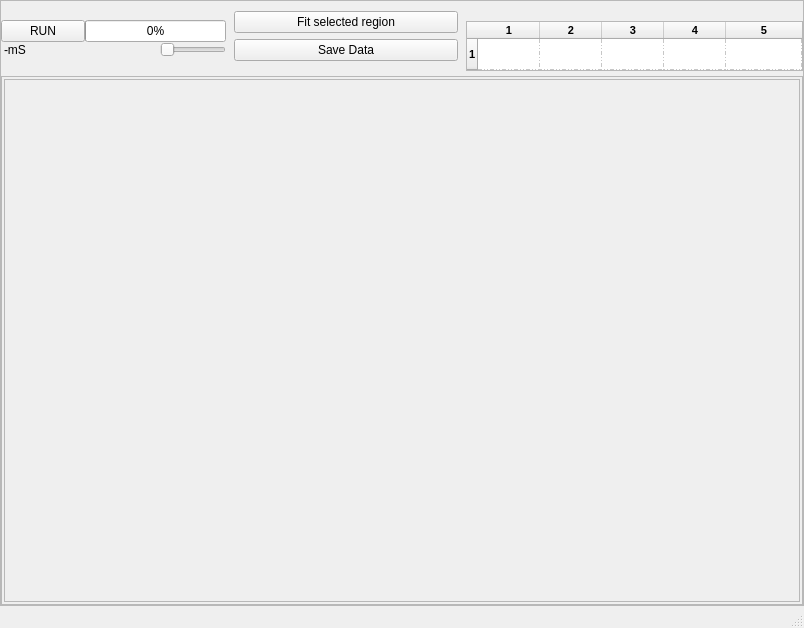
<?xml version="1.0" encoding="UTF-8"?>
<ui version="4.0">
 <class>MainWindow</class>
 <widget class="QMainWindow" name="MainWindow">
  <property name="geometry">
   <rect>
    <x>0</x>
    <y>0</y>
    <width>804</width>
    <height>628</height>
   </rect>
  </property>
  <property name="windowTitle">
   <string>MainWindow</string>
  </property>
  <widget class="QWidget" name="centralwidget">
   <layout class="QGridLayout" name="gridLayout_3">
    <property name="margin">
     <number>0</number>
    </property>
    <item row="0" column="0">
     <widget class="QFrame" name="widgetFrameOuter">
      <property name="sizePolicy">
       <sizepolicy hsizetype="Preferred" vsizetype="Preferred">
        <horstretch>0</horstretch>
        <verstretch>0</verstretch>
       </sizepolicy>
      </property>
      <property name="styleSheet">
       <string notr="true"/>
      </property>
      <property name="frameShape">
       <enum>QFrame::StyledPanel</enum>
      </property>
      <property name="frameShadow">
       <enum>QFrame::Raised</enum>
      </property>
      <property name="class" stdset="0">
       <string>PeripheralCollection</string>
      </property>
      <layout class="QVBoxLayout" name="verticalLayout_3">
       <property name="spacing">
        <number>5</number>
       </property>
       <property name="leftMargin">
        <number>0</number>
       </property>
       <property name="topMargin">
        <number>5</number>
       </property>
       <property name="rightMargin">
        <number>0</number>
       </property>
       <property name="bottomMargin">
        <number>0</number>
       </property>
       <item>
        <widget class="QFrame" name="frame">
         <property name="sizePolicy">
          <sizepolicy hsizetype="Preferred" vsizetype="Maximum">
           <horstretch>0</horstretch>
           <verstretch>0</verstretch>
          </sizepolicy>
         </property>
         <property name="minimumSize">
          <size>
           <width>0</width>
           <height>60</height>
          </size>
         </property>
         <property name="frameShape">
          <enum>QFrame::NoFrame</enum>
         </property>
         <property name="frameShadow">
          <enum>QFrame::Raised</enum>
         </property>
         <property name="class" stdset="0">
          <string>PeripheralCollectionInner</string>
         </property>
         <layout class="QHBoxLayout" name="horizontalLayout" stretch="10,10,15">
          <property name="spacing">
           <number>8</number>
          </property>
          <property name="margin">
           <number>0</number>
          </property>
          <item>
           <widget class="QFrame" name="frame_3">
            <property name="sizePolicy">
             <sizepolicy hsizetype="Preferred" vsizetype="Maximum">
              <horstretch>0</horstretch>
              <verstretch>0</verstretch>
             </sizepolicy>
            </property>
            <property name="frameShape">
             <enum>QFrame::NoFrame</enum>
            </property>
            <property name="frameShadow">
             <enum>QFrame::Raised</enum>
            </property>
            <layout class="QGridLayout" name="gridLayout">
             <property name="margin">
              <number>0</number>
             </property>
             <property name="spacing">
              <number>0</number>
             </property>
             <item row="2" column="0" colspan="2">
              <widget class="QFrame" name="frame_6">
               <property name="frameShape">
                <enum>QFrame::NoFrame</enum>
               </property>
               <property name="frameShadow">
                <enum>QFrame::Raised</enum>
               </property>
               <layout class="QHBoxLayout" name="horizontalLayout_2">
                <property name="leftMargin">
                 <number>3</number>
                </property>
                <property name="topMargin">
                 <number>0</number>
                </property>
                <property name="rightMargin">
                 <number>0</number>
                </property>
                <property name="bottomMargin">
                 <number>0</number>
                </property>
                <item>
                 <widget class="QLabel" name="tgLabel">
                  <property name="minimumSize">
                   <size>
                    <width>150</width>
                    <height>0</height>
                   </size>
                  </property>
                  <property name="text">
                   <string>-mS</string>
                  </property>
                 </widget>
                </item>
                <item>
                 <widget class="QSlider" name="horizontalSlider">
                  <property name="maximum">
                   <number>9</number>
                  </property>
                  <property name="pageStep">
                   <number>1</number>
                  </property>
                  <property name="orientation">
                   <enum>Qt::Horizontal</enum>
                  </property>
                 </widget>
                </item>
               </layout>
              </widget>
             </item>
             <item row="0" column="0">
              <widget class="QPushButton" name="pushButton_4">
               <property name="text">
                <string>RUN</string>
               </property>
              </widget>
             </item>
             <item row="0" column="1">
              <widget class="QProgressBar" name="progressBar">
               <property name="maximumSize">
                <size>
                 <width>150</width>
                 <height>16777215</height>
                </size>
               </property>
               <property name="value">
                <number>0</number>
               </property>
              </widget>
             </item>
            </layout>
           </widget>
          </item>
          <item>
           <widget class="QFrame" name="frame_5">
            <property name="sizePolicy">
             <sizepolicy hsizetype="Preferred" vsizetype="Maximum">
              <horstretch>0</horstretch>
              <verstretch>0</verstretch>
             </sizepolicy>
            </property>
            <property name="frameShape">
             <enum>QFrame::NoFrame</enum>
            </property>
            <property name="frameShadow">
             <enum>QFrame::Raised</enum>
            </property>
            <layout class="QVBoxLayout" name="verticalLayout_4">
             <property name="leftMargin">
              <number>0</number>
             </property>
             <property name="topMargin">
              <number>0</number>
             </property>
             <property name="rightMargin">
              <number>0</number>
             </property>
             <property name="bottomMargin">
              <number>4</number>
             </property>
             <item>
              <widget class="QPushButton" name="pushButton_5">
               <property name="text">
                <string>Fit selected region</string>
               </property>
              </widget>
             </item>
             <item>
              <widget class="QPushButton" name="pushButton_6">
               <property name="text">
                <string>Save Data</string>
               </property>
              </widget>
             </item>
            </layout>
           </widget>
          </item>
          <item>
           <widget class="QFrame" name="frame_4">
            <property name="sizePolicy">
             <sizepolicy hsizetype="Preferred" vsizetype="Maximum">
              <horstretch>0</horstretch>
              <verstretch>0</verstretch>
             </sizepolicy>
            </property>
            <property name="minimumSize">
             <size>
              <width>300</width>
              <height>0</height>
             </size>
            </property>
            <property name="frameShape">
             <enum>QFrame::NoFrame</enum>
            </property>
            <property name="frameShadow">
             <enum>QFrame::Raised</enum>
            </property>
            <layout class="QVBoxLayout" name="verticalLayout_2">
             <property name="spacing">
              <number>0</number>
             </property>
             <property name="margin">
              <number>0</number>
             </property>
             <item>
              <widget class="QLabel" name="msg">
               <property name="font">
                <font>
                 <pointsize>10</pointsize>
                 <weight>50</weight>
                 <bold>false</bold>
                </font>
               </property>
               <property name="text">
                <string/>
               </property>
              </widget>
             </item>
             <item>
              <widget class="QTableWidget" name="FitTable">
               <property name="maximumSize">
                <size>
                 <width>16777215</width>
                 <height>50</height>
                </size>
               </property>
               <property name="font">
                <font>
                 <pointsize>8</pointsize>
                 <weight>75</weight>
                 <bold>true</bold>
                </font>
               </property>
               <property name="horizontalScrollBarPolicy">
                <enum>Qt::ScrollBarAlwaysOff</enum>
               </property>
               <property name="gridStyle">
                <enum>Qt::DashDotDotLine</enum>
               </property>
               <property name="cornerButtonEnabled">
                <bool>false</bool>
               </property>
               <property name="rowCount">
                <number>1</number>
               </property>
               <property name="columnCount">
                <number>5</number>
               </property>
               <attribute name="horizontalHeaderDefaultSectionSize">
                <number>62</number>
               </attribute>
               <attribute name="horizontalHeaderMinimumSectionSize">
                <number>40</number>
               </attribute>
               <attribute name="horizontalHeaderStretchLastSection">
                <bool>true</bool>
               </attribute>
               <attribute name="verticalHeaderDefaultSectionSize">
                <number>20</number>
               </attribute>
               <attribute name="verticalHeaderStretchLastSection">
                <bool>true</bool>
               </attribute>
               <row/>
               <column/>
               <column/>
               <column/>
               <column/>
               <column/>
              </widget>
             </item>
            </layout>
           </widget>
          </item>
         </layout>
        </widget>
       </item>
       <item>
        <widget class="QFrame" name="frame_2">
         <property name="sizePolicy">
          <sizepolicy hsizetype="Preferred" vsizetype="Preferred">
           <horstretch>0</horstretch>
           <verstretch>0</verstretch>
          </sizepolicy>
         </property>
         <property name="minimumSize">
          <size>
           <width>0</width>
           <height>50</height>
          </size>
         </property>
         <property name="frameShape">
          <enum>QFrame::StyledPanel</enum>
         </property>
         <property name="frameShadow">
          <enum>QFrame::Raised</enum>
         </property>
         <property name="class" stdset="0">
          <string>PeripheralCollectionInner</string>
         </property>
         <layout class="QGridLayout" name="gridLayout_2">
          <property name="horizontalSpacing">
           <number>2</number>
          </property>
          <property name="margin">
           <number>2</number>
          </property>
          <item row="0" column="0">
           <widget class="QScrollArea" name="scrollArea">
            <property name="widgetResizable">
             <bool>true</bool>
            </property>
            <widget class="QWidget" name="scrollAreaWidgetContents">
             <property name="geometry">
              <rect>
               <x>0</x>
               <y>0</y>
               <width>794</width>
               <height>495</height>
              </rect>
             </property>
             <layout class="QGridLayout" name="gridLayout_4">
              <property name="margin">
               <number>2</number>
              </property>
              <property name="spacing">
               <number>2</number>
              </property>
              <item row="0" column="0">
               <layout class="QGridLayout" name="plot_area"/>
              </item>
             </layout>
            </widget>
           </widget>
          </item>
         </layout>
        </widget>
       </item>
      </layout>
     </widget>
    </item>
   </layout>
  </widget>
  <widget class="QMenuBar" name="menubar">
   <property name="geometry">
    <rect>
     <x>0</x>
     <y>0</y>
     <width>804</width>
     <height>25</height>
    </rect>
   </property>
  </widget>
  <widget class="QStatusBar" name="statusbar"/>
 </widget>
 <resources/>
 <connections>
  <connection>
   <sender>pushButton_5</sender>
   <signal>clicked()</signal>
   <receiver>MainWindow</receiver>
   <slot>fit()</slot>
   <hints>
    <hint type="sourcelabel">
     <x>496</x>
     <y>60</y>
    </hint>
    <hint type="destinationlabel">
     <x>293</x>
     <y>-9</y>
    </hint>
   </hints>
  </connection>
  <connection>
   <sender>horizontalSlider</sender>
   <signal>valueChanged(int)</signal>
   <receiver>MainWindow</receiver>
   <slot>setTimebase(int)</slot>
   <hints>
    <hint type="sourcelabel">
     <x>192</x>
     <y>99</y>
    </hint>
    <hint type="destinationlabel">
     <x>229</x>
     <y>-9</y>
    </hint>
   </hints>
  </connection>
  <connection>
   <sender>pushButton_4</sender>
   <signal>clicked()</signal>
   <receiver>MainWindow</receiver>
   <slot>start()</slot>
   <hints>
    <hint type="sourcelabel">
     <x>82</x>
     <y>41</y>
    </hint>
    <hint type="destinationlabel">
     <x>109</x>
     <y>-2</y>
    </hint>
   </hints>
  </connection>
  <connection>
   <sender>pushButton_6</sender>
   <signal>clicked()</signal>
   <receiver>MainWindow</receiver>
   <slot>saveData()</slot>
   <hints>
    <hint type="sourcelabel">
     <x>462</x>
     <y>82</y>
    </hint>
    <hint type="destinationlabel">
     <x>592</x>
     <y>-9</y>
    </hint>
   </hints>
  </connection>
 </connections>
 <slots>
  <slot>run()</slot>
  <slot>delete_curve()</slot>
  <slot>fit()</slot>
  <slot>setTimebase(int)</slot>
  <slot>start()</slot>
  <slot>stop()</slot>
  <slot>saveData()</slot>
 </slots>
</ui>
